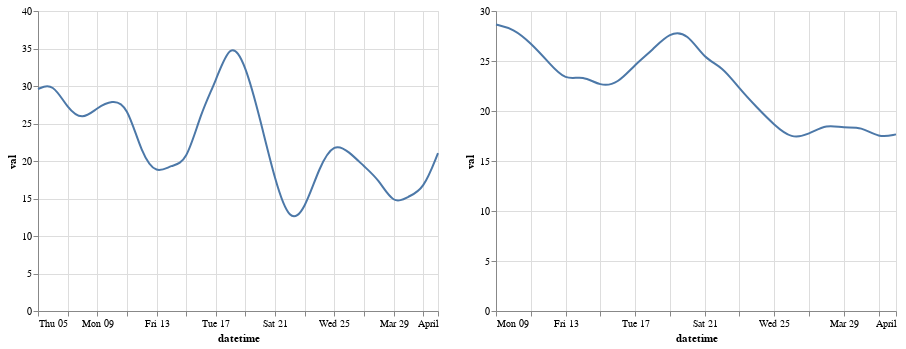

The code cell stored with this chart in its notebook:
### Code cell
three_day_avg = n_day_avg(berlin, 3)
seven_day_avg = n_day_avg(berlin, 7)

alt.hconcat(
    alt.Chart(three_day_avg).mark_line(interpolate='basis').encode(x='datetime', y='val'),
    alt.Chart(seven_day_avg).mark_line(interpolate='basis').encode(x='datetime', y='val')
)

### Figure 1 — Vega-Lite specification as saved in the notebook (floating-point values rounded to 4 significant figures)
{"config": {"view": {"continuousWidth": 400, "continuousHeight": 300}}, "hconcat": [{"data": {"name": "data-5b72447b6f7620a8158615a219d4fcb6"}, "mark": {"type": "line", "interpolate": "basis"}, "encoding": {"x": {"type": "temporal", "field": "datetime"}, "y": {"type": "quantitative", "field": "val"}}}, {"data": {"name": "data-b37117cf6f91d4a1c6565454d67d19ec"}, "mark": {"type": "line", "interpolate": "basis"}, "encoding": {"x": {"type": "temporal", "field": "datetime"}, "y": {"type": "quantitative", "field": "val"}}}], "$schema": "https://vega.github.io/schema/vega-lite/v4.8.1.json", "datasets": {"data-5b72447b6f7620a8158615a219d4fcb6": [{"datetime": "2020-03-05T00:00:00+00:00", "val": 29.59}, {"datetime": "2020-03-06T00:00:00+00:00", "val": 30.46}, {"datetime": "2020-03-07T00:00:00+00:00", "val": 26.95}, {"datetime": "2020-03-08T00:00:00+00:00", "val": 25.42}, {"datetime": "2020-03-09T00:00:00+00:00", "val": 27.12}, {"datetime": "2020-03-10T00:00:00+00:00", "val": 28.11}, {"datetime": "2020-03-11T00:00:00+00:00", "val": 27.62}, {"datetime": "2020-03-12T00:00:00+00:00", "val": 20.89}, {"datetime": "2020-03-13T00:00:00+00:00", "val": 18.19}, {"datetime": "2020-03-14T00:00:00+00:00", "val": 19.5}, {"datetime": "2020-03-15T00:00:00+00:00", "val": 19.65}, {"datetime": "2020-03-16T00:00:00+00:00", "val": 26.51}, {"datetime": "2020-03-17T00:00:00+00:00", "val": 30.58}, {"datetime": "2020-03-18T00:00:00+00:00", "val": 36.15}, {"datetime": "2020-03-19T00:00:00+00:00", "val": 32.94}, {"datetime": "2020-03-20T00:00:00+00:00", "val": 25.56}, {"datetime": "2020-03-21T00:00:00+00:00", "val": 17.34}, {"datetime": "2020-03-22T00:00:00+00:00", "val": 11.65}, {"datetime": "2020-03-23T00:00:00+00:00", "val": 13.42}, {"datetime": "2020-03-24T00:00:00+00:00", "val": 19.33}, {"datetime": "2020-03-25T00:00:00+00:00", "val": 22.47}, {"datetime": "2020-03-26T00:00:00+00:00", "val": 21.24}, {"datetime": "2020-03-27T00:00:00+00:00", "val": 19.29}, {"datetime": "2020-03-28T00:00:00+00:00", "val": 17.55}, {"datetime": "2020-03-29T00:00:00+00:00", "val": 14.14}, {"datetime": "2020-03-30T00:00:00+00:00", "val": 15.28}, {"datetime": "2020-03-31T00:00:00+00:00", "val": 16.1}, {"datetime": "2020-04-01T00:00:00+00:00", "val": 21.05}], "data-b37117cf6f91d4a1c6565454d67d19ec": [{"datetime": "2020-03-09T00:00:00+00:00", "val": 28.65}, {"datetime": "2020-03-10T00:00:00+00:00", "val": 28.24}, {"datetime": "2020-03-11T00:00:00+00:00", "val": 26.8}, {"datetime": "2020-03-12T00:00:00+00:00", "val": 24.92}, {"datetime": "2020-03-13T00:00:00+00:00", "val": 22.98}, {"datetime": "2020-03-14T00:00:00+00:00", "val": 23.61}, {"datetime": "2020-03-15T00:00:00+00:00", "val": 22.44}, {"datetime": "2020-03-16T00:00:00+00:00", "val": 22.72}, {"datetime": "2020-03-17T00:00:00+00:00", "val": 24.67}, {"datetime": "2020-03-18T00:00:00+00:00", "val": 26.1}, {"datetime": "2020-03-19T00:00:00+00:00", "val": 27.88}, {"datetime": "2020-03-20T00:00:00+00:00", "val": 27.83}, {"datetime": "2020-03-21T00:00:00+00:00", "val": 25.18}, {"datetime": "2020-03-22T00:00:00+00:00", "val": 24.46}, {"datetime": "2020-03-23T00:00:00+00:00", "val": 22.22}, {"datetime": "2020-03-24T00:00:00+00:00", "val": 20.35}, {"datetime": "2020-03-25T00:00:00+00:00", "val": 18.59}, {"datetime": "2020-03-26T00:00:00+00:00", "val": 17.2}, {"datetime": "2020-03-27T00:00:00+00:00", "val": 17.66}, {"datetime": "2020-03-28T00:00:00+00:00", "val": 18.68}, {"datetime": "2020-03-29T00:00:00+00:00", "val": 18.27}, {"datetime": "2020-03-30T00:00:00+00:00", "val": 18.46}, {"datetime": "2020-03-31T00:00:00+00:00", "val": 17.3}, {"datetime": "2020-04-01T00:00:00+00:00", "val": 17.66}]}}
